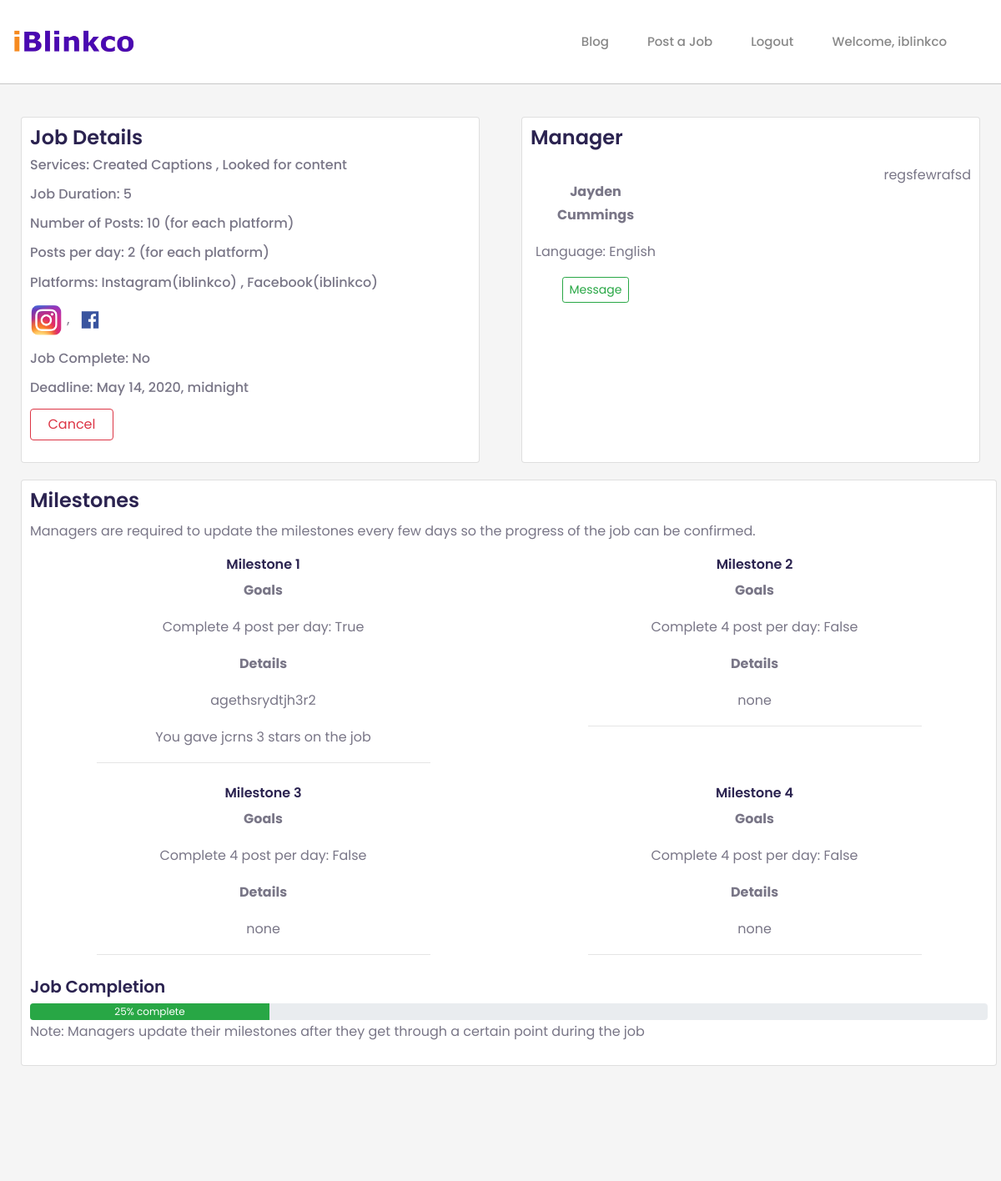
Before: /job-details-client/19/ (signed in, upper part) with the older database file.
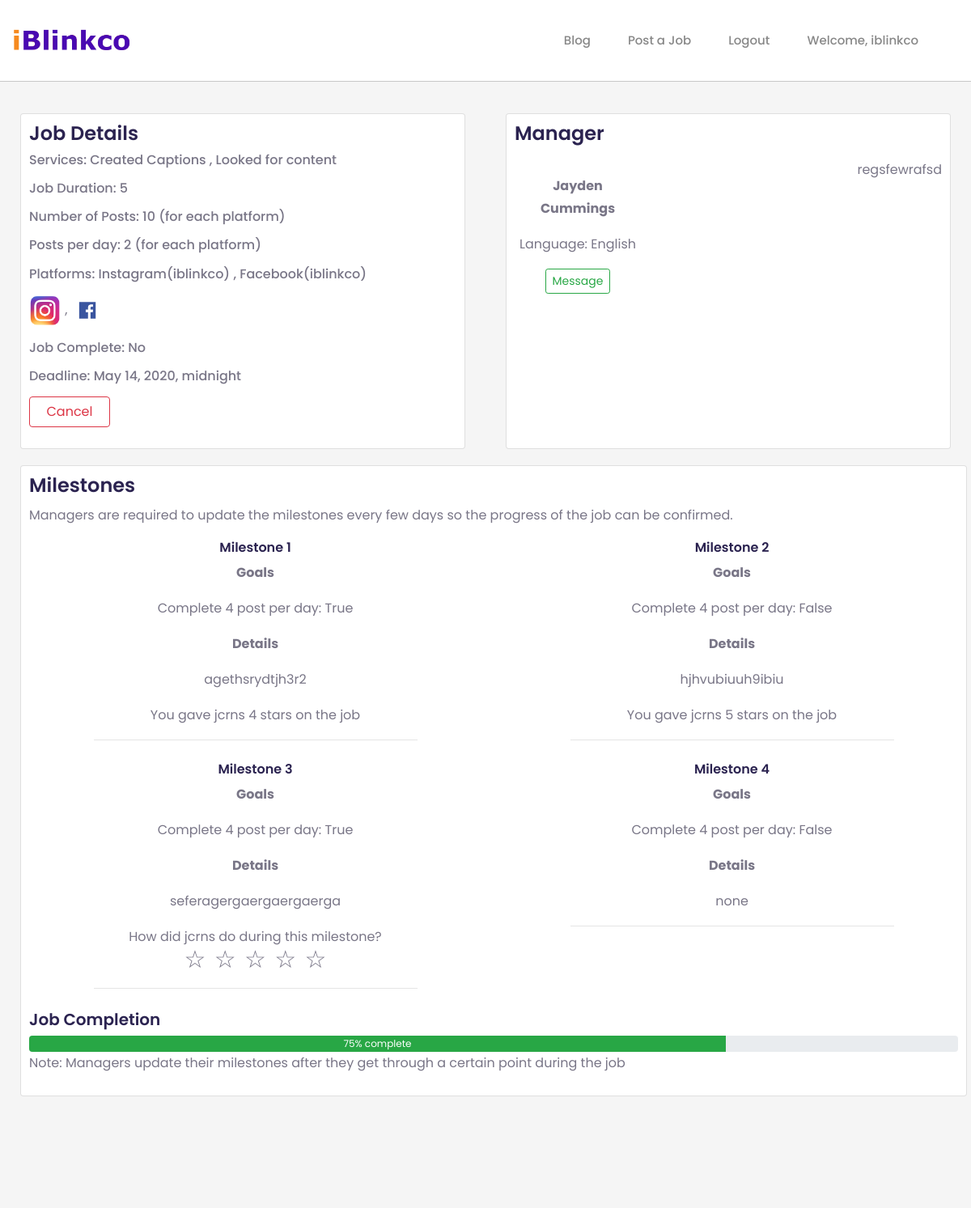
After: the same page with the newer database file.
### service/models.py (models this page shows, shortened)
class Milestone(models.Model):
    job = models.ForeignKey(JobPost, on_delete=models.CASCADE)
    milestone_number = models.IntegerField(default=0)
    milestone_rating = models.IntegerField(default=0)
    milestone_statement = models.CharField(
        max_length=1000, default='none')
    milestone_post_goal_completed = models.BooleanField(default=False)

class JobPost(models.Model):
    job_id = models.CharField(max_length=120, blank=True)
    client = models.ForeignKey(User, on_delete=models.CASCADE, related_name='client', null=True)
    manager = models.ForeignKey(User, null=True, on_delete=models.CASCADE, related_name='manager', blank=True)
    number_of_post = models.IntegerField()
    length = models.IntegerField()
    manager_payment = models.DecimalField(default=0.00, max_digits=100, decimal_places=2)
    price_paid = models.DecimalField(default=0.00, max_digits=100, decimal_places=2)
    paid_for = models.BooleanField(default=False)
    job_fee = models.DecimalField(default=0.00, max_digits=100, decimal_places=2)
    manager_paid = models.BooleanField(default=False)
    job_complete = models.BooleanField(default=False)
    job_rating = models.DecimalField(default=0.00, max_digits=10, decimal_places=2)
    captions = models.BooleanField(default=False)
    search_for_content = models.BooleanField(default=False)
    post_for_you = models.BooleanField(default=False)
    engagement = models.BooleanField(default=False)
    service_description = models.CharField(max_length=5000, default='none')
    manager_randomly_assigned = models.BooleanField(default=True)
    instagram = models.BooleanField(default=False)
    facebook = models.BooleanField(default=False)
    instagram_username = models.CharField(max_length=100, blank=True, default='none')
    facebook_username = models.CharField(max_length=100, blank=True, default='none')
    completed_milestone_one = models.BooleanField(default=False)
    milestone_one_statement = models.CharField(max_length=1000, default='none')
    milestone_one_completed_job_goal = models.BooleanField(default=False)
    milestone_one_rated = models.IntegerField(default=0, blank=True)
    completed_milestone_two = models.BooleanField(default=False)
    milestone_two_statement = models.CharField(max_length=1000, default='none')
    milestone_two_completed_job_goal = models.BooleanField(default=False)
    milestone_two_rated = models.IntegerField(default=0, blank=True)
    completed_milestone_three = models.BooleanField(default=False)
    milestone_three_statement = models.CharField(max_length=1000, default='none')
    milestone_three_completed_job_goal = models.BooleanField(default=False)
    milestone_three_rated = models.IntegerField(default=0, blank=True)
    completed_milestone_four = models.BooleanField(default=False)
    milestone_four_statement = models.CharField(max_length=1000, default='none')
    milestone_four_completed_job_goal = models.BooleanField(default=False)
    milestone_four_rated = models.IntegerField(default=0, blank=True)
    job_preparation_completed = models.BooleanField(default=False)
    job_preparation_deadline = models.DateTimeField(
        max_length=8, blank=True, null=True)
    date_requested = models.DateTimeField(
        verbose_name='date requested', auto_now_add=True)
    deadline = models.DateTimeField(max_length=8, blank=True, null=True)
    client_job_rating = models.IntegerField(default=0, blank=True)

### dashboard/views.py (the view, shortened to what this page needs)
# urls.py: path('job-details-client/<int:pk>/', views.JobDetailView.as_view(template_name='dashboard/job_detail_client.html'), name='dashboard-job-detail-client'),
class JobDetailView(DetailView):
    model = JobPost
    context_object_name = 'order'
    def get(self, request, *args, **kwargs):
        self.object = self.get_object()
        user = request.user
        if self.template_name == 'dashboard/job_detail_manager.html':
            if user.profile.is_client == True:
                return redirect('dashboard-job-detail-manager', pk=self.object.pk)
        if self.template_name == 'dashboard/job_detail_client.html':
            if user.profile.is_manager == True:
                return redirect('dashboard-job-detail-manager', pk=self.object.pk)
        if user == self.object.client or user == self.object.manager:
            if self.object.paid_for == False:
                return redirect('dashboard-confirm-job', pk=self.object.pk)
            return super(JobDetailView, self).get(request, *args, **kwargs)
        else:
            return redirect('dashboard-home')
    def get_context_data(self, **kwargs):
        context = super(JobDetailView, self).get_context_data(**kwargs)
        manager_name = context['object'].manager
        client_name = context['object'].client
        length = context['object'].length
        instagram = context['object'].instagram
        facebook = context['object'].facebook
        platforms = 0
        if instagram == True:
            platforms+=1
        if facebook == True:
            platforms+=1
        numberOfPost = context['object'].number_of_post
        print("Total posts " , numberOfPost*platforms)
        print("Length  ", length)
        postPerDay = round((numberOfPost*platforms)/length)
        postPerDayPlatform = round(numberOfPost/length)
        jobPrepDeadline = context['object'].job_preparation_deadline
        now = datetime.now(timezone.utc)
        jobPrepTimeLeft = jobPrepDeadline - now
        jobPrepTimeLeft = jobPrepTimeLeft.total_seconds()
        jobPrepMinLeft = jobPrepTimeLeft/60
        JobPrepHourLeft = jobPrepMinLeft/60
        JobPrepDaysRemaining = JobPrepHourLeft/24
        JobPrepHoursRemaining = JobPrepHourLeft/24
        if JobPrepDaysRemaining < 1:
            JobPrepTimeLeftStr = str(round(JobPrepHoursRemaining)) + " hours left"
        if manager_name:
            manager_profile = Profile.objects.get(user=manager_name)
        else:
            manager_profile = None
        client_profile = Profile.objects.get(user=client_name)
        form = milestoneUpdate()
        context['form'] = form
        image_list_milestone_one = MilestoneFiles.objects.filter(
            job=context['object'], milestoneOne=True)
        image_list_milestone_two = MilestoneFiles.objects.filter(
            job=context['object'], milestoneTwo=True)
        image_list_milestone_three = MilestoneFiles.objects.filter(
            job=context['object'], milestoneThree=True)
        image_list_milestone_four = MilestoneFiles.objects.filter(
                job=context['object'], milestoneFour=True)
        milestones = Milestone.objects.filter(job=context['object'])
        context['milestones'] = milestones
        context['image_list_milestone_one'] = image_list_milestone_one
        context['image_list_milestone_two'] = image_list_milestone_two
        context['image_list_milestone_three'] = image_list_milestone_three
        context['image_list_milestone_four'] = image_list_milestone_four
        context['manager_profile'] = manager_profile
        context['client_profile'] = client_profile
        context['job_prep_days_left'] = JobPrepTimeLeftStr
        context['post_per_day'] = postPerDay
        context['post_per_day_platform'] = postPerDayPlatform
        context['static_header'] = True
        context['nav_black_link'] = True
        context['edit_job_form'] = JobPostFormUpdate(instance=context['object'])
        return context

### dashboard/templates/dashboard/job_detail_client.html (shortened to what the changed rows need)
{% extends 'homepage/header.html' %}
{% load static %}
{% block content %}
<div class="job">
    <div class="container-fluid">
        <div class="row">
            <div class="col-md-6 d-flex align-items-stretch">
                <div class="card job-card">
                    <div class="card-body">
                        <h4>Job Details</h4>
                        <p class="h5">
                            Services:
                            {% if order.captions == True %}
                            Created Captions
                            {% endif %}
                            {% if order.captions == True and order.search_for_content == True %}
                            ,
                            {% endif %}
                            {% if order.search_for_content == True %}
                            Looked for content
                            {% endif %}
                        </p>
                        <p class="h5">
                            Job Duration: {{ order.length }}
                        </p>
                        <p class="h5">
                            Number of Posts:
                            {{ order.number_of_post }} (for each platform)
                        </p>
                        <p class="h5">
                            Posts per day:
                            {{ post_per_day_platform }} (for each platform)
                        </p>
                        <p class="h5">
                            Platforms:
                            {% if order.instagram == True %}
                            Instagram({{ order.instagram_username }})
                            {% endif %}
                            {% if order.instagram == True and order.facebook == True%}
                            ,
                            {% endif %}
                            {% if order.facebook == True %}
                            Facebook({{ order.facebook_username }})
                            {% endif %}
                        </p>
                        <p>
                            {% if order.instagram == True %}
                            <img class="platform-pic" src="{% static 'homepage/img/instagram.png' %}">
                            {% endif %}
                            {% if order.instagram == True and order.facebook == True%}
                            ,
                            {% endif %}
                            {% if order.facebook == True %}
                            <img class="platform-pic" src="{% static 'homepage/img/facebook.png' %}">
                            {% endif %}
                        </p>
                        <p class="h5">
                            Job Complete:
                            {% if order.job_complete == True %}
                            Yes
                            {% else %}
                            No
                            {% endif %}
                        </p>
                        <p class="h5">
                            Deadline: {{ order.deadline }}
                        </p>
                        {% if order.job_complete == False %}
                        <p>
                            <a href="#" class="detail-btn btn btn-outline-danger" data-toggle="modal"
                                data-target="#cancel-modal">Cancel</a>
                        </p>
                        {% endif %}
                    </div>
                </div>
            </div>
        </div>
        <div class="row">
            <div class="col-12">
                <div class="card job-card">
                    <div class="card-body">
                        <form method="POST" id="rating-post">
                            <div class="row text-center">
                                {% for milestone in milestones %}
                                <div class="col-6 milestone-div">
                                    <h6>Milestone {{ milestone.milestone_number }}</h6>
                                    <div>
                                        <p class="font-weight-bold">Goals</p>
                                    <p>
                                        Complete {{ post_per_day }} post per day: {{ milestone.milestone_post_goal_completed }}
                                    </p>
                                    </div>
                                    <p class="font-weight-bold">Details</p>
                                    <p>{{ milestone.milestone_statement }}</p>
                                    <div class="milestone-rating">
                                        {% if milestone.milestone_rating == 0 %}
                                        {% if milestone.milestone_statement != 'none' %}
                                        How did {{ order.manager }} do during this milestone?
                                        <div class="rating">
                                            <span class="milestone-star" onclick="getRating(this, {{ milestone.milestone_number }})"
                                                data-star=5>☆</span>
                                            <span class="milestone-star" onclick="getRating(this, {{ milestone.milestone_number }})"
                                                data-star=4>☆</span>
                                            <span class="milestone-star" onclick="getRating(this, {{ milestone.milestone_number }})"
                                                data-star=3>☆</span>
                                            <span class="milestone-star" onclick="getRating(this, {{ milestone.milestone_number }})"
                                                data-star=2>☆</span>
                                            <span class="milestone-star" onclick="getRating(this, {{ milestone.milestone_number }})"
                                                data-star=1>☆</span>
                                        </div>
                                        {% endif %}
                                        {% else %}
                                        <p>You gave {{ order.manager }} {{ milestone.milestone_rating }} stars on the
                                            job</p>
                                        {% endif %}
                                    </div>
                                    <hr>
                                </div>
                                {% endfor %}
                            </div>
                        </form>
                        <div class="progress" id="milestone-bar">
                            <div id="progress-bar-job-completion" class="progress-bar bg-success" role="progressbar"
                                aria-valuemin="0" aria-valuemax="100">
                            </div>
                        </div>
                    </div>
                </div>
            </div>
        </div>
    </div>
</div>
{% endblock %}

Changed rows visible on the page:
shown differently, row unchanged: JobPost "iblinkco": manager (not shown) → "jcrns"
changed Milestone "agethsrydtjh3r2": milestone_rating "3" → "4"
changed Milestone: milestone_statement "none" → "hjhvubiuuh9ibiu"; milestone_rating (not shown) → "5"
changed Milestone: milestone_post_goal_completed "False" → "True"; milestone_statement "none" → "seferagergaergaergaerga"; now shows "How did do during this milestone? ☆ ☆ ☆ ☆ ☆"
Other visible differences:
text written by a page script: "25% complete" → "75% complete"
